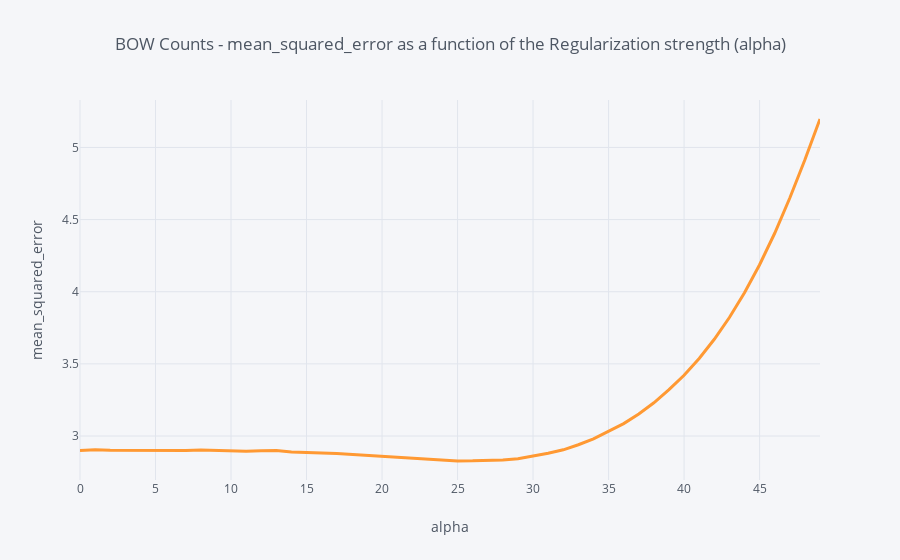

Notebook cell for this chart:
### Code cell
cv_results = DataFrame(mse_by_alpha, columns = ['alpha', 'mean_squared_error'])
cv_results.mean_squared_error.iplot(title = 'BOW Counts - mean_squared_error as a function of the Regularization strength (alpha)', xTitle = 'alpha', yTitle = 'mean_squared_error', width = 3, hline=(0,0))

### Figure 1 — Plotly figure (JSON) as saved in the notebook; plotly's stock layout.template omitted (floating-point values rounded to 4 significant figures)
{"data": [{"line": {"color": "rgba(255, 153, 51, 1.0)", "dash": "solid", "shape": "linear", "width": 3}, "mode": "lines", "name": "mean_squared_error", "text": "", "type": "scatter", "x": [0, 1, 2, 3, 4, 5, 6, 7, 8, 9, 10, 11, 12, 13, 14, 15, 16, 17, 18, 19, 20, 21, 22, 23, 24, 25, 26, 27, 28, 29, 30, 31, 32, 33, 34, 35, 36, 37, 38, 39, 40, 41, 42, 43, 44, 45, 46, 47, 48, 49], "y": [2.9, 2.905, 2.901, 2.9, 2.903, 2.901, 2.901, 2.9, 2.903, 2.901, 2.9, 2.894, 2.897, 2.899, 2.89, 2.888, 2.883, 2.879, 2.872, 2.866, 2.859, 2.851, 2.844, 2.836, 2.83, 2.827, 2.828, 2.83, 2.835, 2.842, 2.86, 2.88, 2.904, 2.939, 2.98, 3.03, 3.086, 3.153, 3.23, 3.322, 3.421, 3.538, 3.67, 3.821, 3.993, 4.187, 4.405, 4.65, 4.914, 5.197]}], "layout": {"autosize": true, "legend": {"bgcolor": "#F5F6F9", "font": {"color": "#4D5663"}}, "paper_bgcolor": "#F5F6F9", "plot_bgcolor": "#F5F6F9", "shapes": [{"line": {"color": "#db4052", "dash": "solid", "width": 1}, "type": "line", "x0": 0, "x1": 1, "xref": "paper", "y0": [0, 0], "y1": [0, 0], "yref": "y"}], "title": {"font": {"color": "#4D5663"}, "text": "BOW Counts - mean_squared_error as a function of the Regularization strength (alpha)"}, "xaxis": {"autorange": true, "gridcolor": "#E1E5ED", "range": [0, 49], "showgrid": true, "tickfont": {"color": "#4D5663"}, "title": {"font": {"color": "#4D5663"}, "text": "alpha"}, "type": "linear", "zerolinecolor": "#E1E5ED"}, "yaxis": {"autorange": true, "gridcolor": "#E1E5ED", "range": [2.695, 5.329], "showgrid": true, "tickfont": {"color": "#4D5663"}, "title": {"font": {"color": "#4D5663"}, "text": "mean_squared_error"}, "type": "linear", "zerolinecolor": "#E1E5ED"}}}
